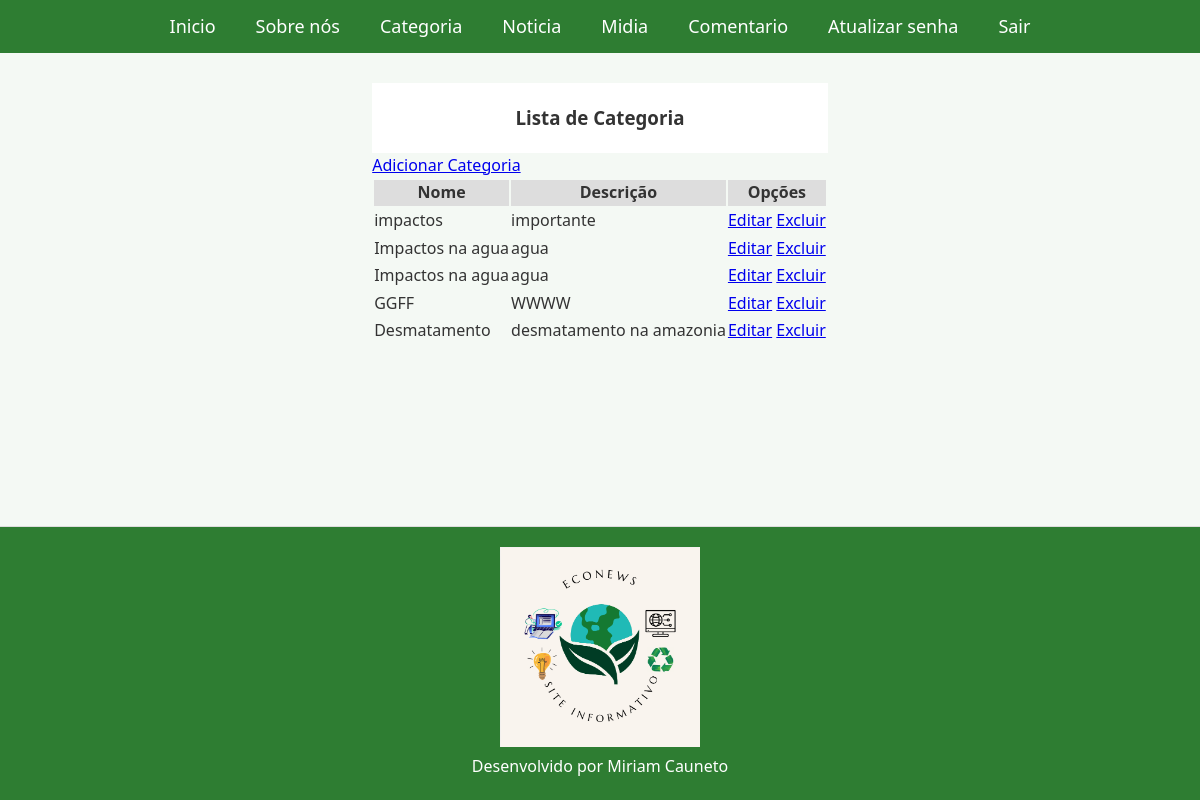
The page /listar/categoria/ (signed in) on the database as committed earlier.
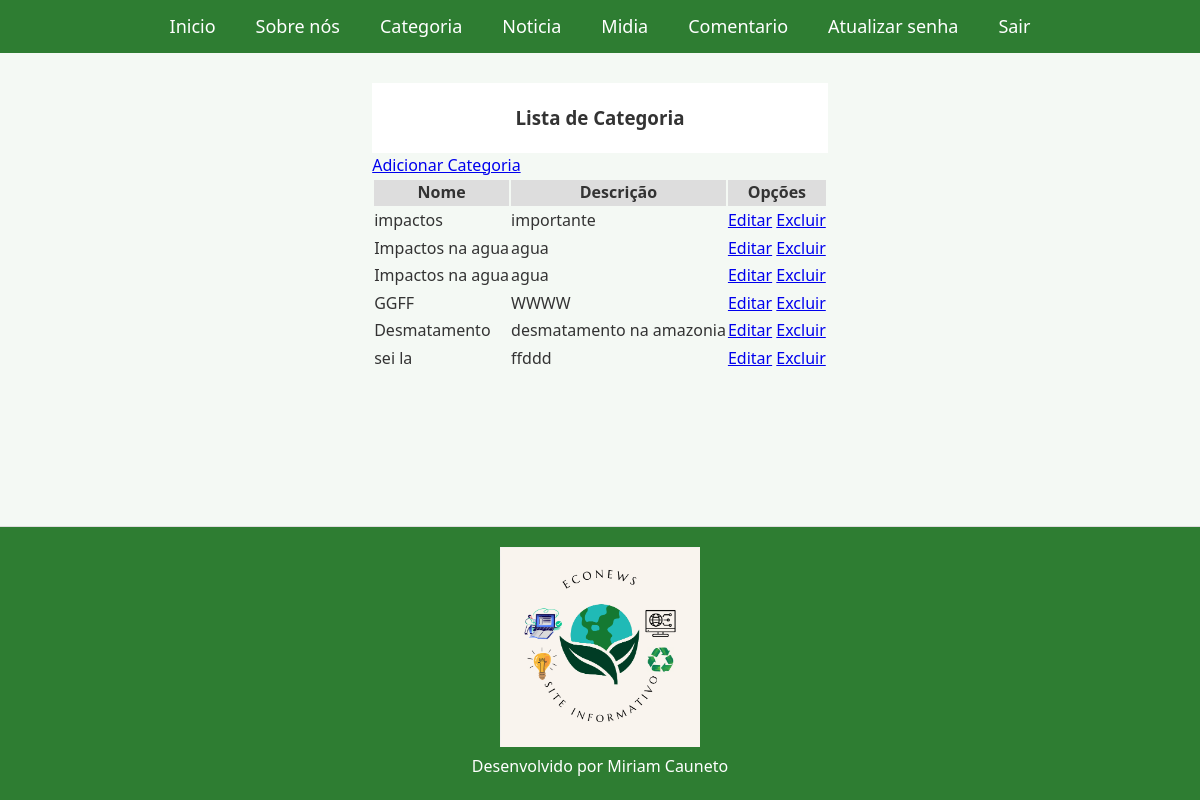
The same page on the database as committed later.
### paginas/models.py (models this page shows, shortened)
class Categoria(models.Model):
    nome = models.CharField(max_length=100)
    descricao = models.CharField(max_length=150)

### paginas/views.py (the view)
# urls.py: path("listar/categoria/", CategoriaList.as_view(), name="listar-categoria"),
class CategoriaList(LoginRequiredMixin, ListView):
    model = Categoria
    template_name = 'paginas/categoria.html'

### paginas/templates/paginas/categoria.html
{% extends "paginas/index.html" %}
{% load static %}
{% block conteudo %}
<header>
    <h3> Lista de Categoria </h3>
</header>
<a href="{% url "adicionar-categoria" %}">Adicionar Categoria</a>
<br>
<table>
    <tr>
        <th>Nome</th>
        <th>Descrição</th>
        <th>Opções</th>
    </tr>
    {% for categoria in object_list %}
    <tr>
        <td>{{categoria.nome}}</td>
        <td>{{categoria.descricao}}</td>
        <td>
            <a href="{% url "editar-categoria" categoria.pk %}">Editar</a>
            <a href="{% url "excluir-categoria" categoria.pk %}">Excluir</a>
        </td>
    </tr>
    {% empty %}
    <tr>
        <td colspan="2"> Nenhum registro encontrado.</td>
    </tr>
    {% endfor %}
</table>
{% endblock %}

Rows that differ between the two databases and show on the page:
added Categoria: nome "sei la", descricao "ffddd"
